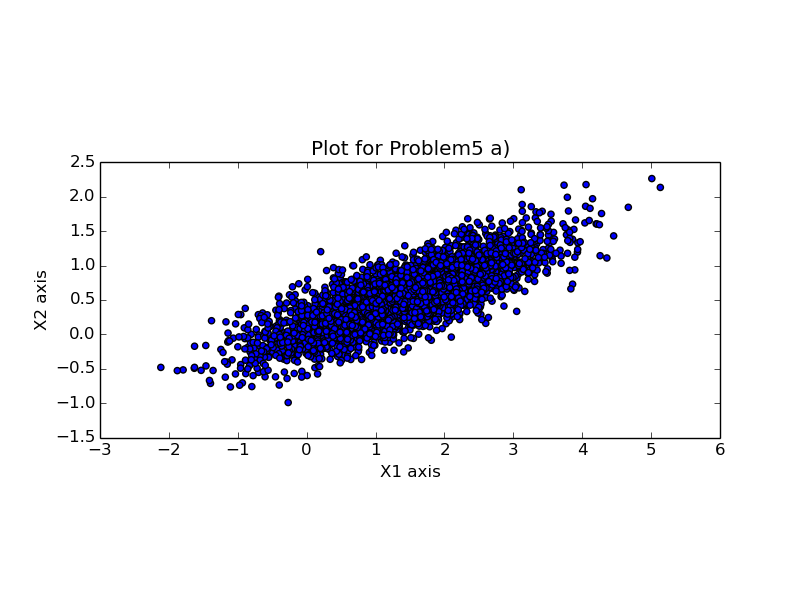

This chart was generated by the following Python code:
from __future__ import division
import scipy as sp
import scipy.io as sio
import numpy as np
import numpy.linalg as la
import matplotlib.pyplot as plt

def make_data(dims=2, npts=3000):
	np.random.seed(13)
	
	mix_mat = np.random.randn(dims, dims)
	mean = np.random.randn(dims)
	return np.dot(mix_mat, np.random.randn(dims, npts)) + mean[:, np.newaxis]

def plot_init(X, Y):
	plt.clf()
	plt.scatter(X, Y)
	plt.xlabel("X1 axis")
	plt.ylabel("X2 axis")
	plt.title("Plot for Problem5 a)")
	plt.hold(True)
	plt.gca().set_aspect("equal")

data = make_data()

plot_init(data[0], data[1])
plt.savefig("problem5_a.png")